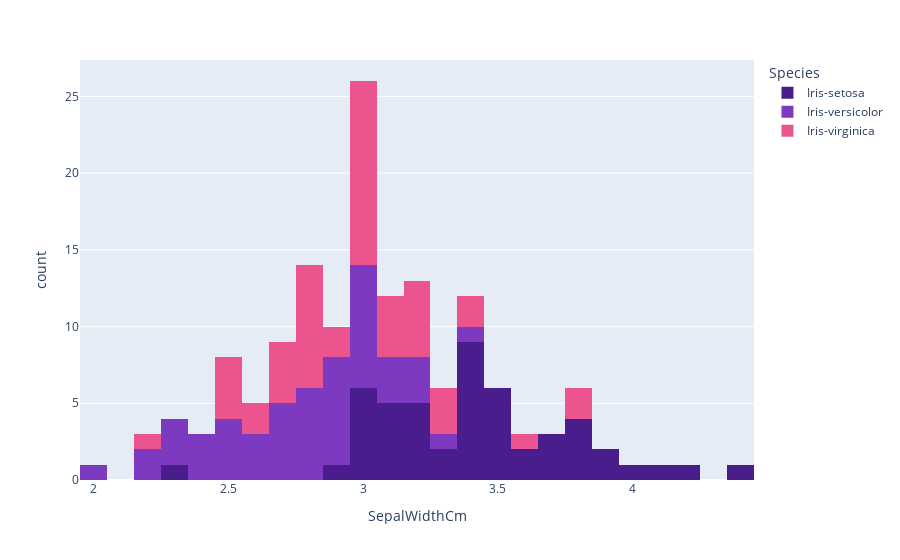

Here is the notebook cell this chart was saved with:
### Code cell
fig = px.histogram(data_frame=iris, x='SepalWidthCm',color='Species',color_discrete_sequence=['#491D8B','#7D3AC1','#EB548C'],nbins=30)
fig.show()

### Figure 1 — Plotly figure (JSON) as saved in the notebook; plotly's stock layout.template omitted (floating-point values rounded to 4 significant figures)
{"data": [{"alignmentgroup": "True", "bingroup": "x", "hovertemplate": "Species=Iris-setosa<br>SepalWidthCm=%{x}<br>count=%{y}<extra></extra>", "legendgroup": "Iris-setosa", "marker": {"color": "#491D8B", "pattern": {"shape": ""}}, "name": "Iris-setosa", "nbinsx": 30, "offsetgroup": "Iris-setosa", "orientation": "v", "showlegend": true, "type": "histogram", "x": [3.5, 3, 3.2, 3.1, 3.6, 3.9, 3.4, 3.4, 2.9, 3.1, 3.7, 3.4, 3, 3, 4, 4.4, 3.9, 3.5, 3.8, 3.8, 3.4, 3.7, 3.6, 3.3, 3.4, 3, 3.4, 3.5, 3.4, 3.2, 3.1, 3.4, 4.1, 4.2, 3.1, 3.2, 3.5, 3.1, 3, 3.4, 3.5, 2.3, 3.2, 3.5, 3.8, 3, 3.8, 3.2, 3.7, 3.3], "xaxis": "x", "yaxis": "y"}, {"alignmentgroup": "True", "bingroup": "x", "hovertemplate": "Species=Iris-versicolor<br>SepalWidthCm=%{x}<br>count=%{y}<extra></extra>", "legendgroup": "Iris-versicolor", "marker": {"color": "#7D3AC1", "pattern": {"shape": ""}}, "name": "Iris-versicolor", "nbinsx": 30, "offsetgroup": "Iris-versicolor", "orientation": "v", "showlegend": true, "type": "histogram", "x": [3.2, 3.2, 3.1, 2.3, 2.8, 2.8, 3.3, 2.4, 2.9, 2.7, 2, 3, 2.2, 2.9, 2.9, 3.1, 3, 2.7, 2.2, 2.5, 3.2, 2.8, 2.5, 2.8, 2.9, 3, 2.8, 3, 2.9, 2.6, 2.4, 2.4, 2.7, 2.7, 3, 3.4, 3.1, 2.3, 3, 2.5, 2.6, 3, 2.6, 2.3, 2.7, 3, 2.9, 2.9, 2.5, 2.8], "xaxis": "x", "yaxis": "y"}, {"alignmentgroup": "True", "bingroup": "x", "hovertemplate": "Species=Iris-virginica<br>SepalWidthCm=%{x}<br>count=%{y}<extra></extra>", "legendgroup": "Iris-virginica", "marker": {"color": "#EB548C", "pattern": {"shape": ""}}, "name": "Iris-virginica", "nbinsx": 30, "offsetgroup": "Iris-virginica", "orientation": "v", "showlegend": true, "type": "histogram", "x": [3.3, 2.7, 3, 2.9, 3, 3, 2.5, 2.9, 2.5, 3.6, 3.2, 2.7, 3, 2.5, 2.8, 3.2, 3, 3.8, 2.6, 2.2, 3.2, 2.8, 2.8, 2.7, 3.3, 3.2, 2.8, 3, 2.8, 3, 2.8, 3.8, 2.8, 2.8, 2.6, 3, 3.4, 3.1, 3, 3.1, 3.1, 3.1, 2.7, 3.2, 3.3, 3, 2.5, 3, 3.4, 3], "xaxis": "x", "yaxis": "y"}], "layout": {"barmode": "relative", "legend": {"title": {"text": "Species"}, "tracegroupgap": 0}, "margin": {"t": 60}, "xaxis": {"anchor": "y", "domain": [0, 1], "title": {"text": "SepalWidthCm"}}, "yaxis": {"anchor": "x", "domain": [0, 1], "title": {"text": "count"}}}}
